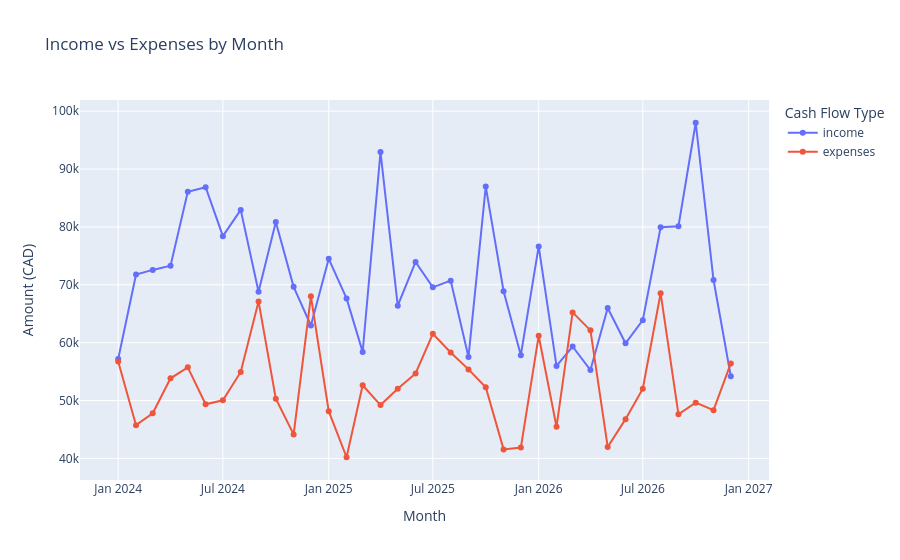

Notebook source saved alongside this figure:
### Code cell
monthly_cashflow = cashflow_df.groupby("month", as_index=False).agg(
    income=("income_amount", "sum"),
    expenses=("expense_amount", "sum"),
)
monthly_cashflow_long = monthly_cashflow.melt(id_vars="month", value_vars=["income", "expenses"], var_name="type", value_name="amount")

fig = px.line(
    monthly_cashflow_long,
    x="month",
    y="amount",
    color="type",
    markers=True,
    title="Income vs Expenses by Month",
    labels={"month": "Month", "amount": "Amount (CAD)", "type": "Cash Flow Type"},
)
fig.show()

### Figure 1 — Plotly figure (JSON) as saved in the notebook; plotly's stock layout.template omitted (floating-point values rounded to 4 significant figures)
{"data": [{"hovertemplate": "Cash Flow Type=income<br>Month=%{x}<br>Amount (CAD)=%{y}<extra></extra>", "legendgroup": "income", "line": {"color": "#636efa", "dash": "solid"}, "marker": {"symbol": "circle"}, "mode": "lines+markers", "name": "income", "orientation": "v", "showlegend": true, "type": "scatter", "x": ["2024-01", "2024-02", "2024-03", "2024-04", "2024-05", "2024-06", "2024-07", "2024-08", "2024-09", "2024-10", "2024-11", "2024-12", "2025-01", "2025-02", "2025-03", "2025-04", "2025-05", "2025-06", "2025-07", "2025-08", "2025-09", "2025-10", "2025-11", "2025-12", "2026-01", "2026-02", "2026-03", "2026-04", "2026-05", "2026-06", "2026-07", "2026-08", "2026-09", "2026-10", "2026-11", "2026-12"], "xaxis": "x", "y": [57170.0, 71780.0, 72570.0, 73310.0, 86080.0, 86870.0, 78410.0, 82950.0, 68800.0, 80860.0, 69650.0, 62960.0, 74480.0, 67640.0, 58400.0, 92950.0, 66400.0, 73950.0, 69560.0, 70720.0, 57530.0, 86980.0, 68890.0, 57840.0, 76640.0, 55970.0, 59330.0, 55260.0, 66000.0, 59890.0, 63880.0, 79940.0, 80120.0, 98010.0, 70820.0, 54180.0], "yaxis": "y"}, {"hovertemplate": "Cash Flow Type=expenses<br>Month=%{x}<br>Amount (CAD)=%{y}<extra></extra>", "legendgroup": "expenses", "line": {"color": "#EF553B", "dash": "solid"}, "marker": {"symbol": "circle"}, "mode": "lines+markers", "name": "expenses", "orientation": "v", "showlegend": true, "type": "scatter", "x": ["2024-01", "2024-02", "2024-03", "2024-04", "2024-05", "2024-06", "2024-07", "2024-08", "2024-09", "2024-10", "2024-11", "2024-12", "2025-01", "2025-02", "2025-03", "2025-04", "2025-05", "2025-06", "2025-07", "2025-08", "2025-09", "2025-10", "2025-11", "2025-12", "2026-01", "2026-02", "2026-03", "2026-04", "2026-05", "2026-06", "2026-07", "2026-08", "2026-09", "2026-10", "2026-11", "2026-12"], "xaxis": "x", "y": [56740.0, 45730.0, 47800.0, 53840.0, 55730.0, 49340.0, 50040.0, 54940.0, 67130.0, 50310.0, 44140.0, 68000.0, 48160.0, 40190.0, 52640.0, 49210.0, 52010.0, 54670.0, 61530.0, 58290.0, 55380.0, 52280.0, 41550.0, 41860.0, 61190.0, 45460.0, 65230.0, 62120.0, 41980.0, 46780.0, 52050.0, 68550.0, 47600.0, 49620.0, 48330.0, 56410.0], "yaxis": "y"}], "layout": {"legend": {"title": {"text": "Cash Flow Type"}, "tracegroupgap": 0}, "title": {"text": "Income vs Expenses by Month"}, "xaxis": {"anchor": "y", "domain": [0, 1], "title": {"text": "Month"}}, "yaxis": {"anchor": "x", "domain": [0, 1], "title": {"text": "Amount (CAD)"}}}}
